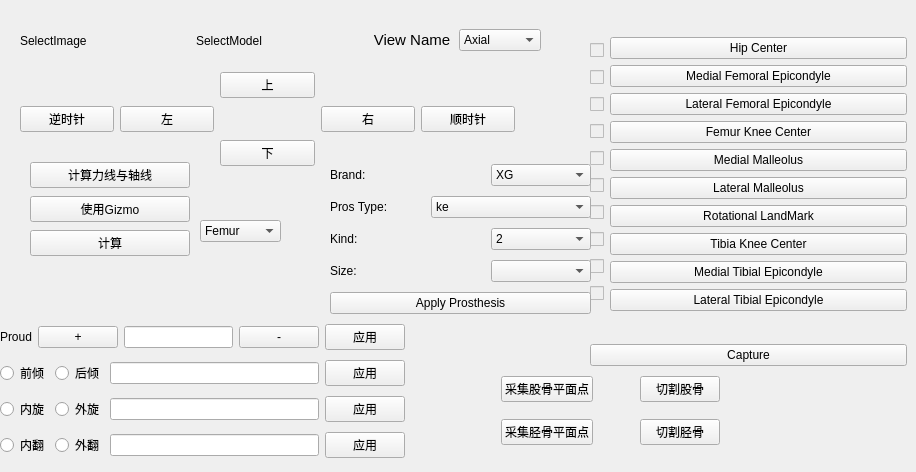
     <widget class="QWidget" name="tab_4">
      <attribute name="title">
       <string>术前规划</string>
      </attribute>
      <widget class="QWidget" name="gridLayoutWidget">
       <property name="geometry">
        <rect>
         <x>20</x>
         <y>70</y>
         <width>495</width>
         <height>100</height>
        </rect>
       </property>
       <layout class="QGridLayout" name="gridLayout">
        <property name="leftMargin">
         <number>0</number>
        </property>
        <item row="0" column="2">
         <widget class="QPushButton" name="ProsUpTransBtn">
          <property name="text">
           <string>上</string>
          </property>
         </widget>
        </item>
        <item row="1" column="0">
         <widget class="QPushButton" name="AntiClockWiseBtn">
          <property name="text">
           <string>逆时针</string>
          </property>
         </widget>
        </item>
        <item row="1" column="3">
         <widget class="QPushButton" name="ProsRightTransBtn">
          <property name="text">
           <string>右</string>
          </property>
         </widget>
        </item>
        <item row="1" column="4">
         <widget class="QPushButton" name="ClockWiseBtn">
          <property name="text">
           <string>顺时针</string>
          </property>
         </widget>
        </item>
        <item row="1" column="1">
         <widget class="QPushButton" name="ProsLeftTransBtn">
          <property name="text">
           <string>左</string>
          </property>
         </widget>
        </item>
        <item row="2" column="2">
         <widget class="QPushButton" name="ProsDownTransBtn">
          <property name="text">
           <string>下</string>
          </property>
         </widget>
        </item>
       </layout>
      </widget>
      <widget class="QWidget" name="horizontalLayoutWidget_7">
       <property name="geometry">
        <rect>
         <x>20</x>
         <y>20</y>
         <width>521</width>
         <height>41</height>
        </rect>
       </property>
       <layout class="QHBoxLayout" name="horizontalLayout">
        <item>
         <widget class="QLabel" name="label_15">
          <property name="text">
           <string>SelectImage</string>
          </property>
         </widget>
        </item>
        <item>
         <widget class="QmitkSingleNodeSelectionWidget" name="PrePlanSelectImageWidget" native="true">
          <property name="font">
           <font>
            <pointsize>11</pointsize>
           </font>
          </property>
         </widget>
        </item>
        <item>
         <widget class="QLabel" name="label_13">
          <property name="text">
           <string>SelectModel</string>
          </property>
         </widget>
        </item>
        <item>
         <widget class="QmitkSingleNodeSelectionWidget" name="PrePlanSelectModelWidget" native="true">
          <property name="font">
           <font>
            <pointsize>11</pointsize>
           </font>
          </property>
         </widget>
        </item>
        <item>
         <widget class="QLabel" name="PrePlanViewNameLabel">
          <property name="sizePolicy">
           <sizepolicy hsizetype="Preferred" vsizetype="Fixed">
            <horstretch>0</horstretch>
            <verstretch>0</verstretch>
           </sizepolicy>
          </property>
          <property name="font">
           <font>
            <pointsize>11</pointsize>
           </font>
          </property>
          <property name="text">
           <string>View Name</string>
          </property>
          <property name="alignment">
           <set>Qt::AlignCenter</set>
          </property>
         </widget>
        </item>
        <item>
         <widget class="QComboBox" name="PrePlanViewType">
          <item>
           <property name="text">
            <string>Axial</string>
           </property>
          </item>
          <item>
           <property name="text">
            <string>Sagittal</string>
           </property>
          </item>
          <item>
           <property name="text">
            <string>Coronal</string>
           </property>
          </item>
         </widget>
        </item>
       </layout>
      </widget>
      <widget class="QWidget" name="verticalLayoutWidget_3">
       <property name="geometry">
        <rect>
         <x>590</x>
         <y>10</y>
         <width>317</width>
         <height>384</height>
        </rect>
       </property>
       <layout class="QVBoxLayout" name="verticalLayout_8">
        <item>
         <layout class="QHBoxLayout" name="horizontalLayout_5">
          <item>
           <layout class="QVBoxLayout" name="verticalLayout_2">
            <item>
             <widget class="QCheckBox" name="HipCenterCheckBox">
              <property name="enabled">
               <bool>false</bool>
              </property>
              <property name="sizePolicy">
               <sizepolicy hsizetype="Fixed" vsizetype="Fixed">
                <horstretch>0</horstretch>
                <verstretch>0</verstretch>
               </sizepolicy>
              </property>
              <property name="text">
               <string/>
              </property>
             </widget>
            </item>
            <item>
             <widget class="QCheckBox" name="MedialFemuralEpicondyleCheckBox">
              <property name="enabled">
               <bool>false</bool>
              </property>
              <property name="sizePolicy">
               <sizepolicy hsizetype="Fixed" vsizetype="Fixed">
                <horstretch>0</horstretch>
                <verstretch>0</verstretch>
               </sizepolicy>
              </property>
              <property name="text">
               <string/>
              </property>
             </widget>
            </item>
            <item>
             <widget class="QCheckBox" name="LateralFemuralEpicondyleCheckBox">
              <property name="enabled">
               <bool>false</bool>
              </property>
              <property name="sizePolicy">
               <sizepolicy hsizetype="Fixed" vsizetype="Fixed">
                <horstretch>0</horstretch>
                <verstretch>0</verstretch>
               </sizepolicy>
              </property>
              <property name="text">
               <string/>
              </property>
             </widget>
            </item>
            <item>
             <widget class="QCheckBox" name="FemurKneeCenterCheckBox">
              <property name="enabled">
               <bool>false</bool>
              </property>
              <property name="sizePolicy">
               <sizepolicy hsizetype="Fixed" vsizetype="Fixed">
                <horstretch>0</horstretch>
                <verstretch>0</verstretch>
               </sizepolicy>
              </property>
              <property name="text">
               <string/>
              </property>
             </widget>
            </item>
            <item>
             <widget class="QCheckBox" name="MedialMalleolusCheckBox">
              <property name="enabled">
               <bool>false</bool>
              </property>
              <property name="sizePolicy">
               <sizepolicy hsizetype="Fixed" vsizetype="Fixed">
                <horstretch>0</horstretch>
                <verstretch>0</verstretch>
               </sizepolicy>
              </property>
              <property name="text">
               <string/>
              </property>
             </widget>
            </item>
            <item>
             <widget class="QCheckBox" name="LateralMalleolusCheckBox">
              <property name="enabled">
               <bool>false</bool>
              </property>
              <property name="sizePolicy">
               <sizepolicy hsizetype="Fixed" vsizetype="Fixed">
                <horstretch>0</horstretch>
                <verstretch>0</verstretch>
               </sizepolicy>
              </property>
              <property name="text">
               <string/>
              </property>
             </widget>
            </item>
            <item>
             <widget class="QCheckBox" name="RotationalLandMarkCheckBox">
              <property name="enabled">
               <bool>false</bool>
              </property>
              <property name="sizePolicy">
               <sizepolicy hsizetype="Fixed" vsizetype="Fixed">
                <horstretch>0</horstretch>
                <verstretch>0</verstretch>
               </sizepolicy>
              </property>
              <property name="text">
               <string/>
              </property>
             </widget>
            </item>
            <item>
             <widget class="QCheckBox" name="TibiaKneeCenterCheckBox">
              <property name="enabled">
               <bool>false</bool>
              </property>
              <property name="sizePolicy">
               <sizepolicy hsizetype="Fixed" vsizetype="Fixed">
                <horstretch>0</horstretch>
                <verstretch>0</verstretch>
               </sizepolicy>
              </property>
              <property name="text">
               <string/>
              </property>
             </widget>
            </item>
            <item>
             <widget class="QCheckBox" name="MedialTibialEpicondyleCheckBox">
              <property name="enabled">
               <bool>false</bool>
              </property>
              <property name="text">
               <string/>
              </property>
             </widget>
            </item>
            <item>
             <widget class="QCheckBox" name="LateralTibialEpicondyleCheckBox">
              <property name="enabled">
               <bool>false</bool>
              </property>
              <property name="text">
               <string/>
              </property>
             </widget>
            </item>
           </layout>
          </item>
          <item>
           <layout class="QVBoxLayout" name="verticalLayout_7">
            <item>
             <widget class="QPushButton" name="PreHipCenterBtn">
              <property name="text">
               <string>Hip Center</string>
              </property>
             </widget>
            </item>
            <item>
             <widget class="QPushButton" name="PreMedialFemuralEpicondyleBtn">
              <property name="text">
               <string>Medial Femoral Epicondyle</string>
              </property>
             </widget>
            </item>
            <item>
             <widget class="QPushButton" name="PreLateralFemuralEpicondyleBtn">
              <property name="text">
               <string>Lateral Femoral Epicondyle</string>
              </property>
             </widget>
            </item>
            <item>
             <widget class="QPushButton" name="PreFemurKneeCenterBtn">
              <property name="sizePolicy">
               <sizepolicy hsizetype="Expanding" vsizetype="Fixed">
                <horstretch>0</horstretch>
                <verstretch>0</verstretch>
               </sizepolicy>
              </property>
              <property name="text">
               <string>Femur Knee Center</string>
              </property>
             </widget>
            </item>
            <item>
             <widget class="QPushButton" name="PreMedialMalleolusBtn">
              <property name="text">
               <string>Medial Malleolus</string>
              </property>
             </widget>
            </item>
            <item>
             <widget class="QPushButton" name="PreLateralMalleolusBtn">
              <property name="text">
               <string>Lateral Malleolus</string>
              </property>
             </widget>
            </item>
            <item>
             <widget class="QPushButton" name="PreRotationalLandmarkBtn">
              <property name="text">
               <string>Rotational LandMark</string>
              </property>
             </widget>
            </item>
            <item>
             <widget class="QPushButton" name="PreTibiaKneeCenterBtn">
              <property name="text">
               <string>Tibia Knee Center</string>
              </property>
             </widget>
            </item>
            <item>
             <widget class="QPushButton" name="PreMedialTibialEpicondyleBtn">
              <property name="text">
               <string>Medial Tibial Epicondyle</string>
              </property>
             </widget>
            </item>
            <item>
             <widget class="QPushButton" name="PreLateralTibialEpicondyleBtn">
              <property name="text">
               <string>Lateral Tibial Epicondyle</string>
              </property>
             </widget>
            </item>
           </layout>
          </item>
         </layout>
        </item>
        <item>
         <widget class="QPushButton" name="PreCapturePointBtn">
          <property name="text">
           <string>Capture</string>
          </property>
         </widget>
        </item>
       </layout>
      </widget>
      <widget class="QWidget" name="verticalLayoutWidget">
       <property name="geometry">
        <rect>
         <x>330</x>
         <y>160</y>
         <width>261</width>
         <height>162</height>
        </rect>
       </property>
       <layout class="QVBoxLayout" name="verticalLayout_9">
        <item>
         <layout class="QHBoxLayout" name="horizontalLayout_6">
          <item>
           <widget class="QLabel" name="label_16">
            <property name="text">
             <string>Brand:</string>
            </property>
           </widget>
          </item>
          <item>
           <widget class="QComboBox" name="BrandComboBox">
            <property name="sizePolicy">
             <sizepolicy hsizetype="Fixed" vsizetype="Fixed">
              <horstretch>0</horstretch>
              <verstretch>0</verstretch>
             </sizepolicy>
            </property>
            <property name="minimumSize">
             <size>
              <width>100</width>
              <height>0</height>
             </size>
            </property>
            <item>
             <property name="text">
              <string>XG</string>
             </property>
            </item>
            <item>
             <property name="text">
              <string>XK</string>
             </property>
            </item>
            <item>
             <property name="text">
              <string>QiangShen</string>
             </property>
            </item>
            <item>
             <property name="text">
              <string>ChunLi</string>
             </property>
            </item>
            <item>
             <property name="text">
              <string>AiKang</string>
             </property>
            </item>
           </widget>
          </item>
         </layout>
        </item>
        <item>
         <layout class="QHBoxLayout" name="horizontalLayout_7">
          <item>
           <widget class="QLabel" name="label_17">
            <property name="text">
             <string>Pros Type:</string>
            </property>
           </widget>
          </item>
          <item>
           <widget class="QComboBox" name="ProsthesisTypeComboBox">
            <property name="sizePolicy">
             <sizepolicy hsizetype="Fixed" vsizetype="Fixed">
              <horstretch>0</horstretch>
              <verstretch>0</verstretch>
             </sizepolicy>
            </property>
            <property name="minimumSize">
             <size>
              <width>160</width>
              <height>0</height>
             </size>
            </property>
            <item>
             <property name="text">
              <string>ke</string>
             </property>
            </item>
            <item>
             <property name="text">
              <string>tuo</string>
             </property>
            </item>
            <item>
             <property name="text">
              <string>dian</string>
             </property>
            </item>
           </widget>
          </item>
         </layout>
        </item>
        <item>
         <layout class="QHBoxLayout" name="horizontalLayout_13">
          <item>
           <widget class="QLabel" name="label_18">
            <property name="text">
             <string>Kind:</string>
            </property>
           </widget>
          </item>
          <item>
           <widget class="QComboBox" name="ProsthesisKindComboBox">
            <property name="sizePolicy">
             <sizepolicy hsizetype="Fixed" vsizetype="Fixed">
              <horstretch>0</horstretch>
              <verstretch>0</verstretch>
             </sizepolicy>
            </property>
            <property name="minimumSize">
             <size>
              <width>100</width>
              <height>0</height>
             </size>
            </property>
            <item>
             <property name="text">
              <string>2</string>
             </property>
            </item>
            <item>
             <property name="text">
              <string>3</string>
             </property>
            </item>
            <item>
             <property name="text">
              <string>4</string>
             </property>
            </item>
            <item>
             <property name="text">
              <string>5</string>
             </property>
            </item>
            <item>
             <property name="text">
              <string>6</string>
             </property>
            </item>
            <item>
             <property name="text">
              <string>7</string>
             </property>
            </item>
            <item>
             <property name="text">
              <string>8</string>
             </property>
            </item>
           </widget>
          </item>
         </layout>
        </item>
        <item>
         <layout class="QHBoxLayout" name="horizontalLayout_14">
          <item>
           <widget class="QLabel" name="label_19">
            <property name="text">
             <string>Size:</string>
            </property>
           </widget>
          </item>
          <item>
           <widget class="QComboBox" name="ProsthesisSizeComboBox">
            <property name="sizePolicy">
             <sizepolicy hsizetype="Fixed" vsizetype="Fixed">
              <horstretch>0</horstretch>
              <verstretch>0</verstretch>
             </sizepolicy>
            </property>
            <property name="minimumSize">
             <size>
              <width>100</width>
              <height>0</height>
             </size>
            </property>
           </widget>
          </item>
         </layout>
        </item>
        <item>
         <widget class="QPushButton" name="ApplyProsthesisBtn">
          <property name="text">
           <string>Apply Prosthesis</string>
          </property>
         </widget>
        </item>
       </layout>
      </widget>
      <widget class="QWidget" name="verticalLayoutWidget_2">
       <property name="geometry">
        <rect>
         <x>30</x>
         <y>160</y>
         <width>160</width>
         <height>100</height>
        </rect>
       </property>
       <layout class="QVBoxLayout" name="verticalLayout_10">
        <item>
         <widget class="QPushButton" name="CalculateAxisBtn">
          <property name="text">
           <string>计算力线与轴线</string>
          </property>
         </widget>
        </item>
        <item>
         <widget class="QPushButton" name="UseGizmoBtn">
          <property name="text">
           <string>使用Gizmo</string>
          </property>
         </widget>
        </item>
        <item>
         <widget class="QPushButton" name="CalculateProsBtn">
          <property name="text">
           <string>计算</string>
          </property>
         </widget>
        </item>
       </layout>
      </widget>
      <widget class="QWidget" name="verticalLayoutWidget_5">
       <property name="geometry">
        <rect>
         <x>0</x>
         <y>320</y>
         <width>405</width>
         <height>143</height>
        </rect>
       </property>
       <layout class="QVBoxLayout" name="verticalLayout_13">
        <item>
         <layout class="QHBoxLayout" name="horizontalLayout_25">
          <item>
           <widget class="QLabel" name="label_14">
            <property name="text">
             <string>Proud</string>
            </property>
           </widget>
          </item>
          <item>
           <widget class="QPushButton" name="ProudPlusBtn">
            <property name="text">
             <string>+</string>
            </property>
           </widget>
          </item>
          <item>
           <widget class="QLineEdit" name="ProudDistanceLineEdit"/>
          </item>
          <item>
           <widget class="QPushButton" name="ProudMinusBtn">
            <property name="text">
             <string>-</string>
            </property>
           </widget>
          </item>
          <item>
           <widget class="QPushButton" name="ApplyProudDistanceBtn">
            <property name="text">
             <string>应用</string>
            </property>
           </widget>
          </item>
         </layout>
        </item>
        <item>
         <layout class="QHBoxLayout" name="horizontalLayout_2">
          <item>
           <widget class="QRadioButton" name="FrontTiltRadioBtn">
            <property name="text">
             <string>前倾</string>
            </property>
           </widget>
          </item>
          <item>
           <widget class="QRadioButton" name="BackTiltRadioBtn">
            <property name="text">
             <string>后倾</string>
            </property>
           </widget>
          </item>
          <item>
           <widget class="QLineEdit" name="TiltAngleLineEdit">
            <property name="layoutDirection">
             <enum>Qt::LeftToRight</enum>
            </property>
            <property name="alignment">
             <set>Qt::AlignCenter</set>
            </property>
           </widget>
          </item>
          <item>
           <widget class="QPushButton" name="ApplyTiltAngleBtn">
            <property name="text">
             <string>应用</string>
            </property>
           </widget>
          </item>
         </layout>
        </item>
        <item>
         <layout class="QHBoxLayout" name="horizontalLayout_21">
          <item>
           <widget class="QRadioButton" name="InternalRotationRadioBtn">
            <property name="text">
             <string>内旋</string>
            </property>
           </widget>
          </item>
          <item>
           <widget class="QRadioButton" name="ExternalRotationRadioBtn">
            <property name="text">
             <string>外旋</string>
            </property>
           </widget>
          </item>
          <item>
           <widget class="QLineEdit" name="ProsRotationLineEdit">
            <property name="layoutDirection">
             <enum>Qt::LeftToRight</enum>
            </property>
            <property name="alignment">
             <set>Qt::AlignCenter</set>
            </property>
           </widget>
          </item>
          <item>
           <widget class="QPushButton" name="ApplyRotationAngleBtn">
            <property name="text">
             <string>应用</string>
            </property>
           </widget>
          </item>
         </layout>
        </item>
        <item>
         <layout class="QHBoxLayout" name="horizontalLayout_20">
          <item>
           <widget class="QRadioButton" name="VarusRadioBtn">
            <property name="text">
             <string>内翻</string>
            </property>
           </widget>
          </item>
          <item>
           <widget class="QRadioButton" name="ValgusRadioBtn">
            <property name="text">
             <string>外翻</string>
            </property>
           </widget>
          </item>
          <item>
           <widget class="QLineEdit" name="ProsVaLineEdit">
            <property name="layoutDirection">
             <enum>Qt::LeftToRight</enum>
            </property>
            <property name="alignment">
             <set>Qt::AlignCenter</set>
            </property>
           </widget>
          </item>
          <item>
           <widget class="QPushButton" name="ApplyVaAngleBtn">
            <property name="text">
             <string>应用</string>
            </property>
           </widget>
          </item>
         </layout>
        </item>
       </layout>
      </widget>
      <widget class="QComboBox" name="AngleCalculationTypeComboBox">
       <property name="geometry">
        <rect>
         <x>200</x>
         <y>220</y>
         <width>81</width>
         <height>22</height>
        </rect>
       </property>
       <item>
        <property name="text">
         <string>Femur</string>
        </property>
       </item>
       <item>
        <property name="text">
         <string>Tibia</string>
        </property>
       </item>
      </widget>
      <widget class="QWidget" name="verticalLayoutWidget_12">
       <property name="geometry">
        <rect>
         <x>460</x>
         <y>370</y>
         <width>307</width>
         <height>81</height>
        </rect>
       </property>
       <layout class="QVBoxLayout" name="verticalLayout_22">
        <item>
         <layout class="QHBoxLayout" name="horizontalLayout_58">
          <item>
           <spacer name="horizontalSpacer_23">
            <property name="orientation">
             <enum>Qt::Horizontal</enum>
            </property>
            <property name="sizeHint" stdset="0">
             <size>
              <width>40</width>
              <height>20</height>
             </size>
            </property>
           </spacer>
          </item>
          <item>
           <widget class="QPushButton" name="SelectFemurClippedPlanePointBtn">
            <property name="text">
             <string>采集股骨平面点</string>
            </property>
           </widget>
          </item>
          <item>
           <spacer name="horizontalSpacer_25">
            <property name="orientation">
             <enum>Qt::Horizontal</enum>
            </property>
            <property name="sizeHint" stdset="0">
             <size>
              <width>40</width>
              <height>20</height>
             </size>
            </property>
           </spacer>
          </item>
          <item>
           <layout class="QHBoxLayout" name="horizontalLayout_60"/>
          </item>
          <item>
           <widget class="QPushButton" name="CutFemurClippedPlaneBtn">
            <property name="text">
             <string>切割股骨</string>
            </property>
           </widget>
          </item>
          <item>
           <spacer name="horizontalSpacer">
            <property name="orientation">
             <enum>Qt::Horizontal</enum>
            </property>
            <property name="sizeHint" stdset="0">
             <size>
              <width>40</width>
              <height>20</height>
             </size>
            </property>
           </spacer>
          </item>
          <item>
           <widget class="QmitkSingleNodeSelectionWidget" name="FemurClippedPlaneBoundingBoxWidget" native="true">
            <property name="font">
             <font>
              <pointsize>11</pointsize>
             </font>
            </property>
           </widget>
          </item>
         </layout>
        </item>
        <item>
         <layout class="QHBoxLayout" name="horizontalLayout_59">
          <item>
           <spacer name="horizontalSpacer_24">
            <property name="orientation">
             <enum>Qt::Horizontal</enum>
            </property>
            <property name="sizeHint" stdset="0">
             <size>
              <width>40</width>
              <height>20</height>
             </size>
            </property>
           </spacer>
          </item>
          <item>
           <widget class="QPushButton" name="SelectTibiaClippedPlanePointBtn">
            <property name="text">
             <string>采集胫骨平面点</string>
            </property>
           </widget>
          </item>
          <item>
           <spacer name="horizontalSpacer_26">
            <property name="orientation">
             <enum>Qt::Horizontal</enum>
            </property>
            <property name="sizeHint" stdset="0">
             <size>
              <width>40</width>
              <height>20</height>
             </size>
            </property>
           </spacer>
          </item>
          <item>
           <layout class="QHBoxLayout" name="horizontalLayout_61"/>
          </item>
          <item>
           <widget class="QPushButton" name="CutTibiaClippedPlaneBtn">
            <property name="text">
             <string>切割胫骨</string>
            </property>
           </widget>
          </item>
          <item>
           <spacer name="horizontalSpacer_22">
            <property name="orientation">
             <enum>Qt::Horizontal</enum>
            </property>
            <property name="sizeHint" stdset="0">
             <size>
              <width>40</width>
              <height>20</height>
             </size>
            </property>
           </spacer>
          </item>
          <item>
           <widget class="QmitkSingleNodeSelectionWidget" name="TibiaClippedPlaneBoundingBoxWidget" native="true">
            <property name="font">
             <font>
              <pointsize>11</pointsize>
             </font>
            </property>
           </widget>
          </item>
         </layout>
        </item>
       </layout>
      </widget>
     </widget>
